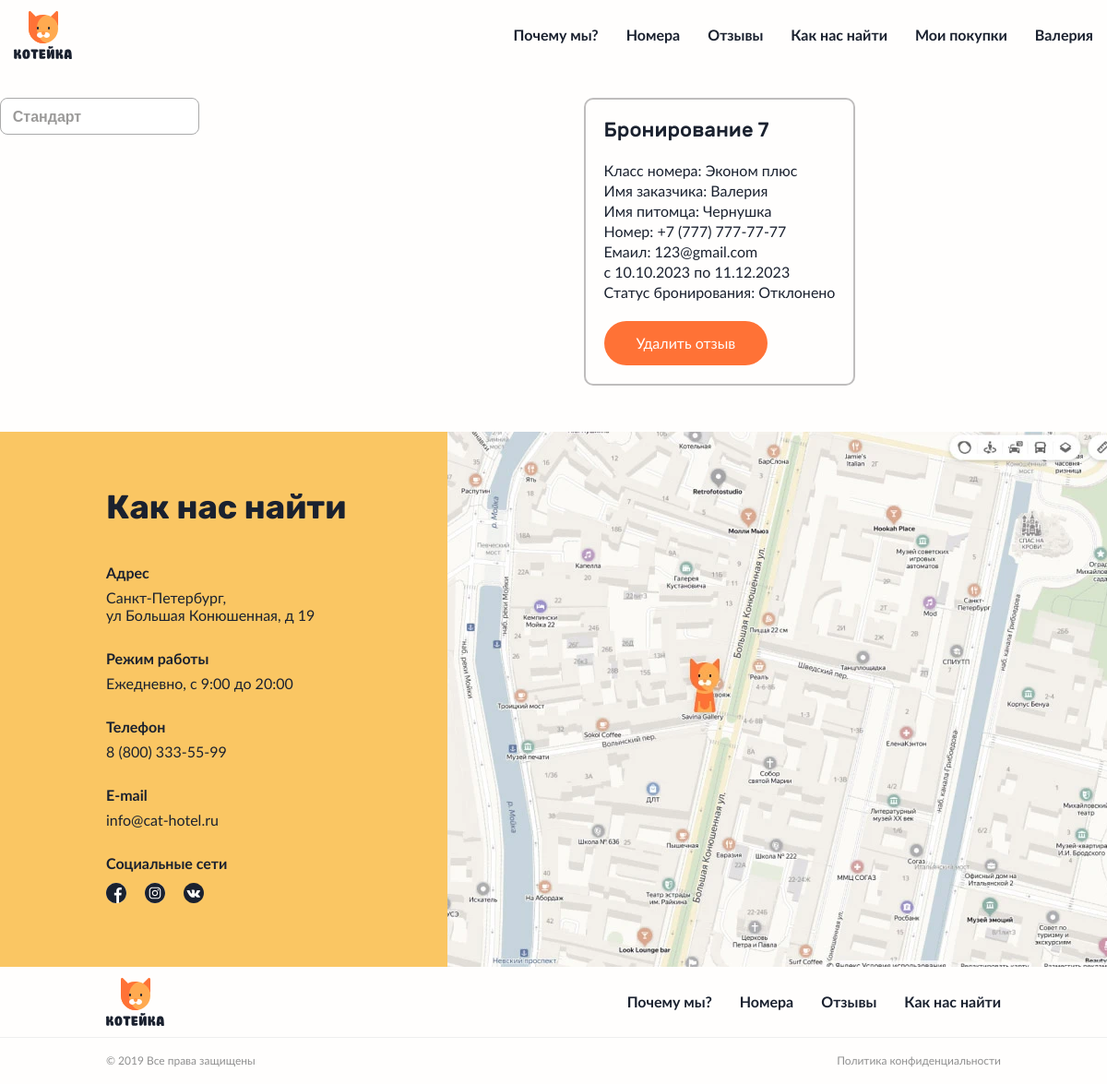
/purchase.php (signed in), run on the app's committed database.
### tables this page shows
CREATE TABLE `users` (
  `id_user` int(11) NOT NULL,
  `name` varchar(50) NOT NULL,
  `pass_user` varchar(100) NOT NULL,
  `status_user` varchar(50) NOT NULL,
  `nphone_user` varchar(50) NOT NULL,
  `email_user` varchar(100) NOT NULL
);

CREATE TABLE `cat_room` (
  `id_room` int(11) NOT NULL,
  `class_room` varchar(50) NOT NULL,
  `img_room` varchar(255) NOT NULL,
  `size_room` varchar(50) NOT NULL,
  `square_room` varchar(50) NOT NULL,
  `price_room` int(11) NOT NULL,
  `img2_room` varchar(255) NOT NULL
);

CREATE TABLE `booking_room` (
  `id_booking` int(11) NOT NULL,
  `id_room` int(11) DEFAULT NULL,
  `id_user` int(11) DEFAULT NULL,
  `name_user` varchar(100) DEFAULT NULL,
  `name_pet` varchar(100) DEFAULT NULL,
  `nphone` varchar(50) DEFAULT NULL,
  `email` varchar(100) DEFAULT NULL,
  `date1` varchar(50) DEFAULT NULL,
  `date2` varchar(50) DEFAULT NULL,
  `status` varchar(50) NOT NULL
);

### purchase.php (called while the page is built)
<?php
	include("basis/head.php");
	include("basis/header.php");
	include("content/purchase.php");
	include("basis/footer.php");
?>

### content/purchase.php (the view, shortened to what this page needs)
<main class="main ppb">
       <div class="filter">
           <select name="plan-book" class="select-css">
               <option value="n1" selected>Стандарт</option>
           </select>
       </div>
       <div class="wrap-booking">
       <?php
         $push = 'SELECT booking_room.id_booking as id_booking, booking_room.name_user as name, booking_room.name_pet as pet, booking_room.nphone as nphone, booking_room.email as email, booking_room.date1 as date1, booking_room.date2 as date2, booking_room.status as status, feedback.id_feedback as feedback FROM `booking_room` left join feedback on booking_room.id_booking = feedback.id_booking WHERE booking_room.id_user = '.$_SESSION['id'].'';
         $input = mysqli_query($cat_db, $push);
         if (isset($input)){
           $push = 'SELECT cat_room.class_room as class, booking_room.id_booking as id_booking, booking_room.name_user as name, booking_room.name_pet as pet, booking_room.nphone as nphone, booking_room.email as email, booking_room.date1 as date1, booking_room.date2 as date2, booking_room.status as status, feedback.id_feedback as feedback FROM cat_room join `booking_room` on cat_room.id_room = booking_room.id_room left join feedback on booking_room.id_booking = feedback.id_booking WHERE booking_room.id_user = '.$_SESSION['id'].' ORDER BY booking_room.id_booking desc';
           $input = mysqli_query($cat_db, $push);
           while($row = mysqli_fetch_array($input)){
           ?>
           <div class="booking">
               <h3>Бронирование <?php echo $row['id_booking']; ?></h3>
               <p>Класс номера: <?php echo $row['class']; ?></p>
               <p>Имя заказчика: <?php echo $row['name']; ?></p>
               <p>Имя питомца: <?php echo $row['pet']; ?></p>
               <p>Номер: <?php echo $row['nphone']; ?></p>
               <p>Емаил: <?php echo $row['email']; ?></p>
               <p>c <?php echo $row['date1']; ?> по <?php echo $row['date2']; ?></p>
               <p class="dd">Статус бронирования:
                   <?php  switch ($row['status']){
                   case "refused":
                   echo "Отклонено";
                   break;
                   }
       ?></p>
               <div class="btbt">
                   <?php if(!$row['feedback']){ ?>
                    <button class="button book-button bb сonfirm" type="button" onclick = "window.location.href='feedback.php?id=<?php echo $row['id_booking']; ?>';">
                       <span>Оставить отзыв</span>
                       </button>
               <?php    }else{ ?>
                       <button class="button book-button bb сonfirm" type="button" onclick = "window.location.href='content/delfeedback.php?id=<?php echo $row['id_booking']; ?>';">
                       <span>Удалить отзыв</span>
                   </button>
         <?php          }
                   ?>
               </div>
           </div>
           <?php }} ?>
       </div>
   </main>

### basis/header.php (shortened to what this page needs)
<header class="header header--nojs header--closed">
  <div class="container header__wrapper">
    <a class="logo header__logo" href="index.php">
      <img src="img/logo.svg" width="63" height="52" alt="Логотип отеля для кошек Котейка">
    </a>
    <nav class="nav header__nav">
      <ul class="nav__list">
        <li class="nav__item">
          <a class="nav__link" href="index.php#about">Почему мы?</a>
        </li>
        <li class="nav__item">
          <a class="nav__link" href="index.php#rooms">Номера</a>
        </li>
        <li class="nav__item">
          <a class="nav__link" href="index.php#reviews">Отзывы</a>
        </li>
        <li class="nav__item">
          <a class="nav__link" href="index.php#contacts">
            <span>Как нас найти</span>
          </a>
        </li>
        <?php if(!$_SESSION['id']){
        echo '<li class="nav__item">
                <a class="nav__link" href="authorization.php">Войти</a>
              </li>';
      }else{
        echo '<li class="nav__item">
        <a class="nav__link" href="purchase.php">Мои покупки</a>
        </li>';
        $push = 'SELECT name, status_user FROM users WHERE id_user="'.$_SESSION['id'].'"';
        $input = mysqli_query($cat_db, $push);
        $row = mysqli_fetch_array($input);
        echo '<li class="nav__item">
                <a class="nav__link" href="unsession.php">'.$row["name"].'</a>
              </li>';
      }
        ?>
      </ul>
    </nav>
  </div>
</header>

### data on the page
users: name "Валерия"
cat_room: booking_room.id_booking "7", class_room "Эконом плюс", booking_room.name_user "Валерия", booking_room.name_pet "Чернушка", booking_room.nphone "+7 (777) 777-77-77", booking_room.email "123@gmail.com", booking_room.date1 "10.10.2023", booking_room.date2 "11.12.2023"
